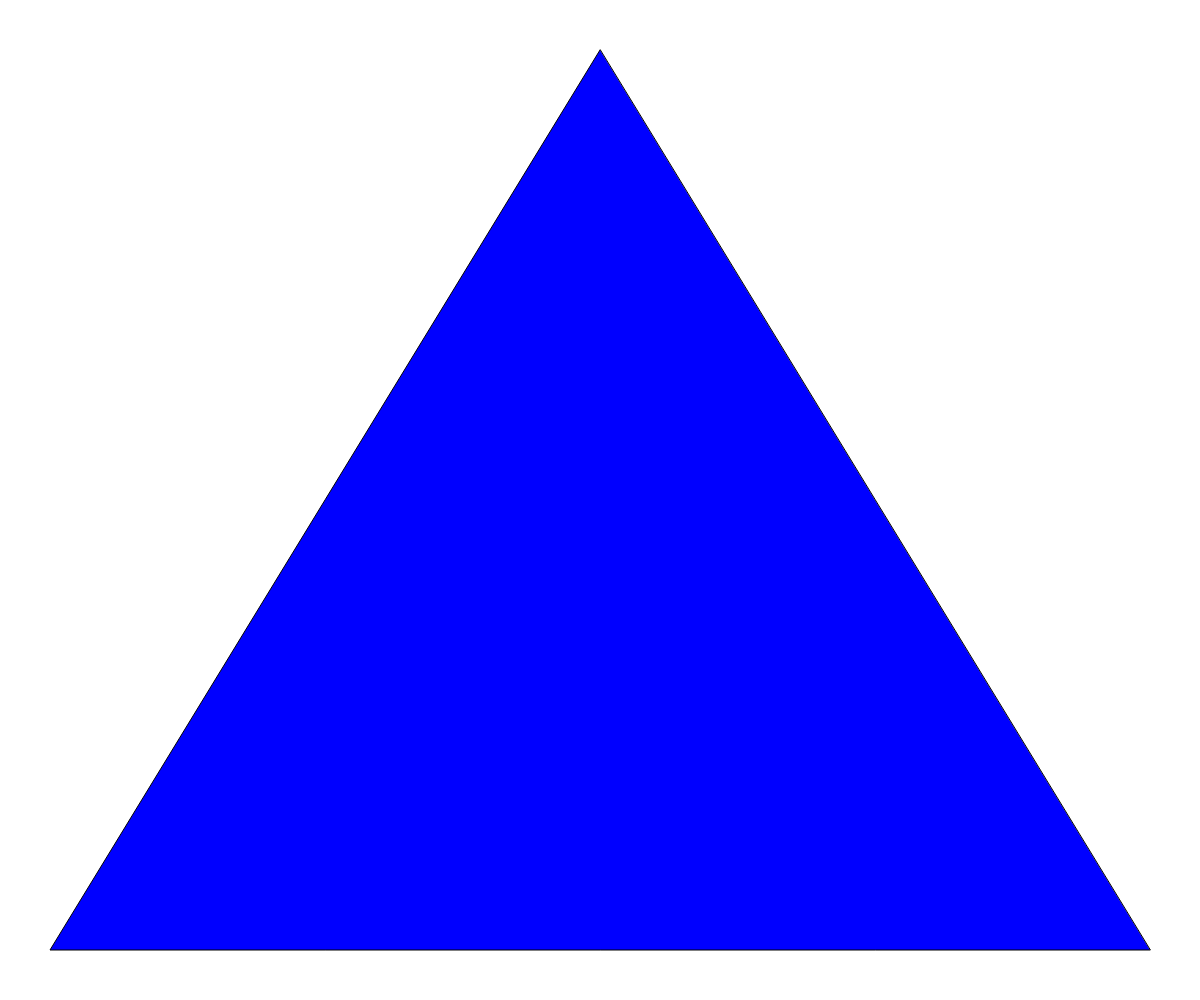
Frame 1 (no input)
Frame 60 (no input): identical to frame 1, image omitted
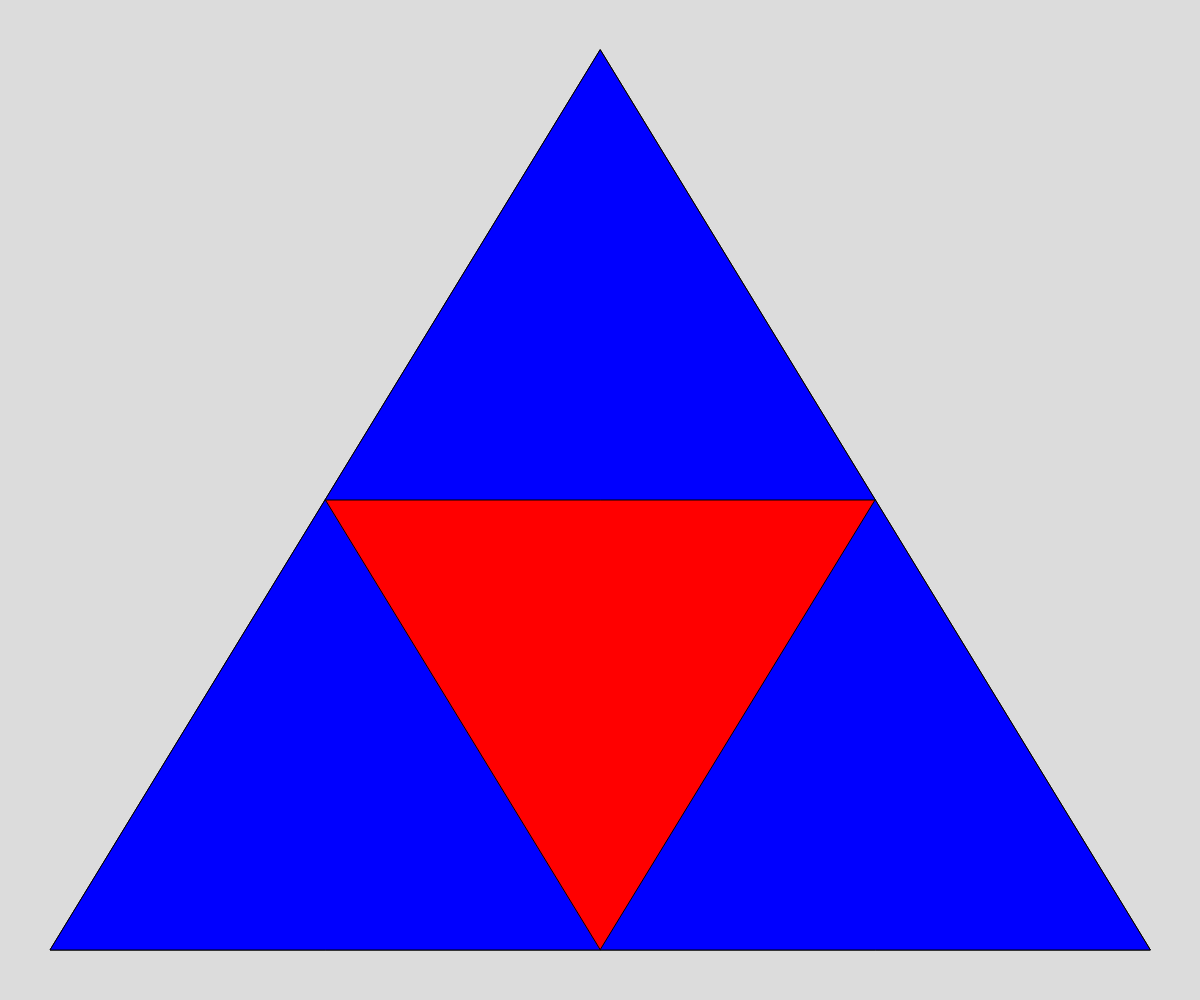
Frame 120 (the mouse pressed at the canvas centre since frame 60)

The p5.js sketch that drew these frames (run headless with seeded random() and noise() and a simulated clock; from frame 60 on, the mouse is pressed at the canvas centre):

// p5.js sketch
// ── sketch.js
// Serpinski Triangle
let initialTriangle;

let theDepth = 0; // Change this value to increase/decrease the depth of recursion

let theColors = [ "blue", "red", "green", "yellow", "purple", "orange", "pink", "cyan", "magenta", "lime" ];

function setup() {
  createCanvas(windowWidth, windowHeight);
  initialTriangle = [
    { x: width/2, y: 50 },
    { x: 50, y: height - 50 },
    { x: width - 50, y: height - 50 }
  ];
  serpinski(initialTriangle, theDepth);
}

function draw() {
}

function serpinski(points, depth){
  fill(theColors[depth]);
  triangle(points[0].x, points[0].y, points[1].x, points[1].y, points[2].x, points[2].y);
  // Escape condition
  if (depth > 0) {
  // pattern ----> draw 3 new triangles
  
    // bottom left
    serpinski([
      middlePoint(points[0], points[1]),
      points[1],
      middlePoint(points[1], points[2])
    ], depth - 1);

    // bottom right
    serpinski([
      middlePoint(points[0], points[2]),
      middlePoint(points[1], points[2]),
      points[2]
    ], depth - 1);
    
    // top
    serpinski([
      points[0],
      middlePoint(points[0], points[1]),
      middlePoint(points[0], points[2])
    ], depth - 1);
  }
}

function middlePoint(p1, p2) {
  let midX = (p1.x + p2.x) / 2;
  let midY = (p1.y + p2.y) / 2;
  return { x: midX, y: midY };
}

function mousePressed() {
  if (theDepth < 9) {
    theDepth++;
    background(220);
    serpinski(initialTriangle, theDepth);
  }
}
